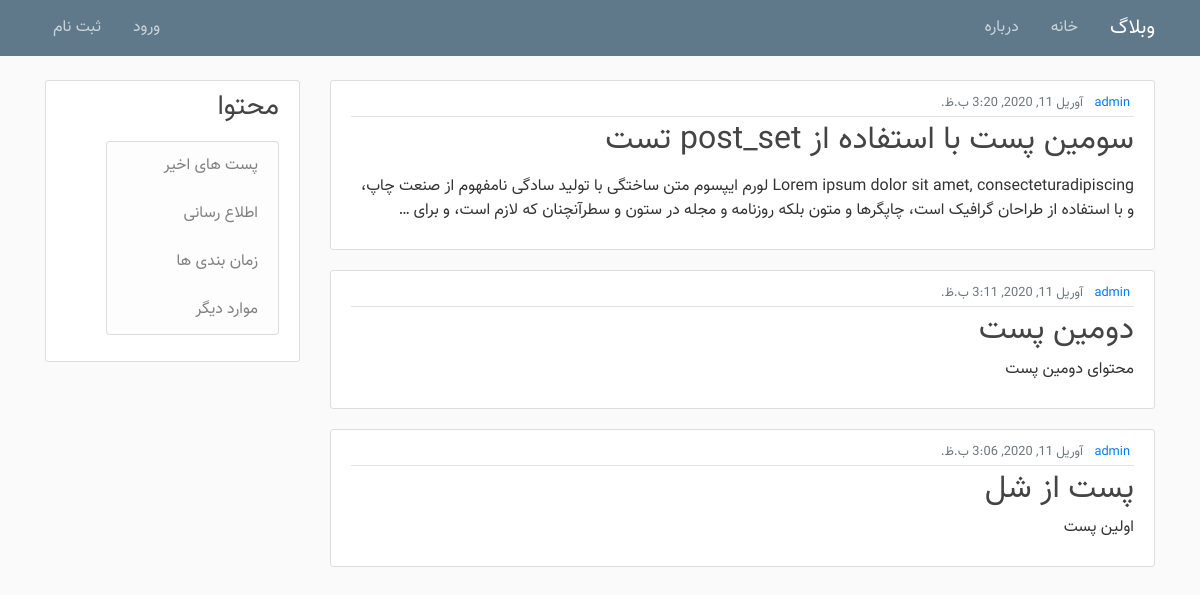
The app's page /, older data.
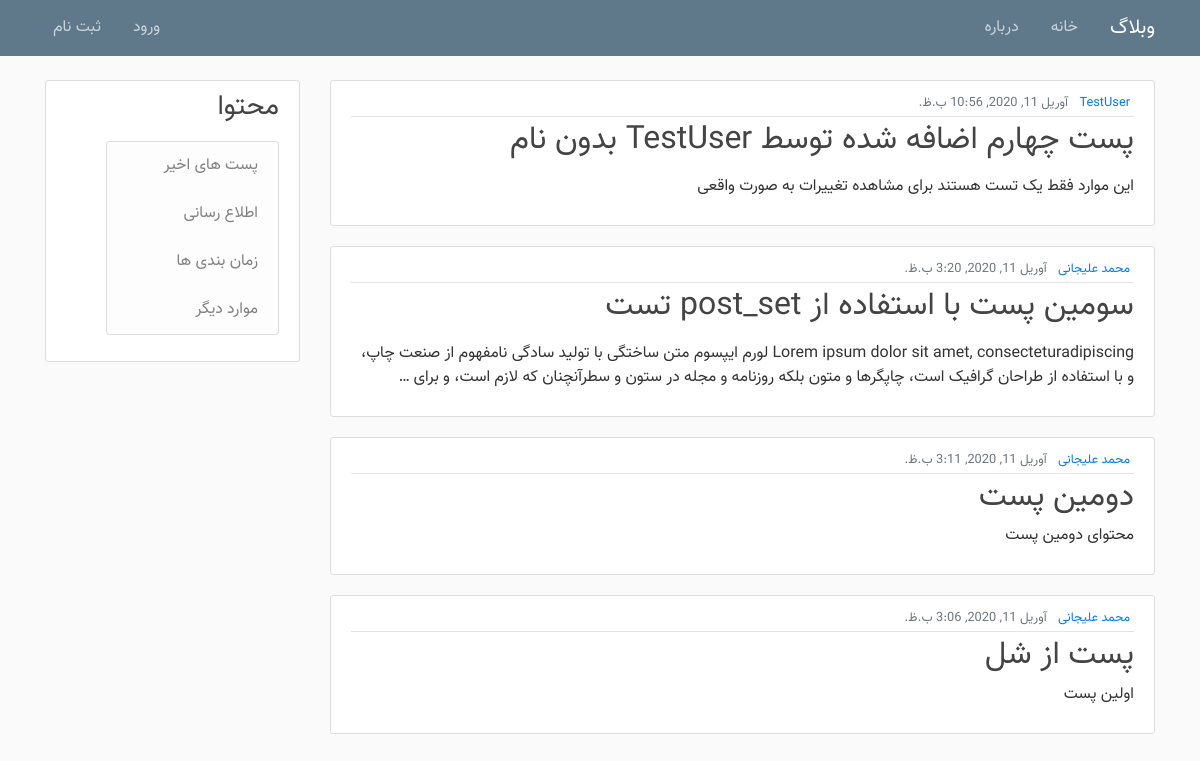
The same page, newer data.
### blog/models.py (models this page shows, shortened)
class Post(models.Model):
    author = models.ForeignKey(User, on_delete=models.CASCADE)
    title = models.CharField(max_length=200)
    content = RichTextField()
    date_posted = models.DateTimeField(default=timezone.now)

### blog/views.py (the view)
# urls.py: path('', views.home, name='home'),
def home(request):
    queryset = Post.objects.order_by('-date_posted')
    template_name = 'blog/home.html'
    context = {
        'posts': queryset,
    }
    return render(request, template_name, context)

### blog/templates/blog/home.html
{% extends "blog/base.html" %}
{% load jformat %}
{% block content %}
{% for post in posts %}
<article class="media content-section">
    <div class="media-body">
        <div class="article-metadata text-muted">
            <span>
                <small class="m-1">
                    <a href="#">
                        {% if post.author.first_name %}
                        {{ post.author.first_name }}
                        {% else %}
                        {{ post.author }}
                        {% endif %}
                    </a>
                </small>
            </span>
            <span>
                <small class="m-1">{{ post.date_posted|jformat:"%B %d, %Y" }}</small>
            </span>
        </div>
        <h2><a class="article-title" href="#">{{ post.title }}</a></h2>
        <p class="article-content">{{ post.content|safe|truncatewords_html:40 }}</p>
    </div>
</article>
{% endfor %}
{% endblock content %}

### blog/templates/blog/base.html (shortened to what this page needs)
{% load static %}
<!DOCTYPE html>
<html dir="rtl" lang="fa">
    <head>
        <link rel="stylesheet" href="{% static 'blog/css/bootstrap.min.css' %}">
        <link rel="stylesheet" href="{% static 'blog/css/bootstrap-rtl.min.css' %}">
        <link rel="stylesheet" href="{% static 'blog/css/font-awesome.min.css' %}">
        <link rel="stylesheet" href="{% static 'blog/css/blog.css' %}">
    </head>
    <body>
        <header class="site-header rtl">
            {% include "blog/partials/_navbar.html" %}
        </header>
        <main role="main" class="container rtl">
            <div class="row">
                <div class="col-lg-9 col-md-12">
                    {% block content %}{% endblock %}
                </div>
                <div class="col-lg-3 col-md-12">
                    {% include "blog/partials/_sidebar.html" %}
                </div>
            </div>
        </main>
    </body>
</html>

### blog/templates/blog/partials/_navbar.html (shortened to what this page needs)
<nav class="navbar navbar-expand-md navbar-dark bg-steel fixed-top">
    <div class="container">
        <a class="navbar-brand mr-4" href="#">وبلاگ</a>
        <div class="collapse navbar-collapse" id="navbarToggle">
            <div class="navbar-nav mr-auto">
                <a class="nav-item nav-link" href="{% url 'blog:home' %}">خانه</a>
                <a class="nav-item nav-link" href="{% url 'blog:about' %}">درباره</a>
            </div>
            <div class="navbar-nav">
                {% if  user.is_authenticated%}
                <a class="nav-item nav-link" href="{% url 'users:profile' %}">رخ نما</a>
                <a class="nav-item nav-link" href="{% url 'users:logout' %}">خروج</a>
                {% else %}
                <a class="nav-item nav-link" href="{% url 'users:login' %}">ورود</a>
                <a class="nav-item nav-link" href="{% url 'users:register' %}">ثبت نام</a>
                {% endif %}
            </div>
        </div>
    </div>
</nav>

### blog/templates/blog/partials/_sidebar.html
<div class="content-section">
    <h3>محتوا</h3>
    <p class='text-muted'>
        <ul class="list-group">
            <li class="list-group-item list-group-item-light">پست های اخیر</li>
            <li class="list-group-item list-group-item-light">اطلاع رسانی</li>
            <li class="list-group-item list-group-item-light">زمان بندی ها</li>
            <li class="list-group-item list-group-item-light">موارد دیگر</li>
        </ul>
    </p>
</div>

### blog/static/blog/css/blog.css (style rules this page uses)
body { background: #fafafa; color: #333333; margin-top: 5rem; font-family: 'Vazir' !important; }
h1, h2, h3, h4, h5, h6 { color: #444444; }
ul { margin: 0; }
.bg-steel { background-color: #5f788a; }
.site-header .navbar-nav .nav-link { color: #cbd5db; }
.content-section { background: #ffffff; padding: 10px 20px; border: 1px solid #dddddd; border-radius: 3px; margin-bottom: 20px; }
.article-title { color: #444444; }
.article-content { white-space: pre-line; }
.article-metadata { padding-bottom: 1px; margin-bottom: 4px; border-bottom: 1px solid #e3e3e3 }

Row changes from the older to the newer data that the page shows:
added Post: author "TestUser", date_posted|jformat "آوریل 11, 2020, 10:56 ب.ظ.", title "پست چهارم اضافه شده توسط TestUser بدون نام", content "این موارد فقط یک تست هستند برای مشاهده تغییرات به صورت واقعی"
changed through a linked row, Post "سومین پست با استفاده از post_set تست": author.first_name (not shown) → "محمد علیجانی"
changed through a linked row, Post "دومین پست": author.first_name (not shown) → "محمد علیجانی"
changed through a linked row, Post "پست از شل": author.first_name (not shown) → "محمد علیجانی"
